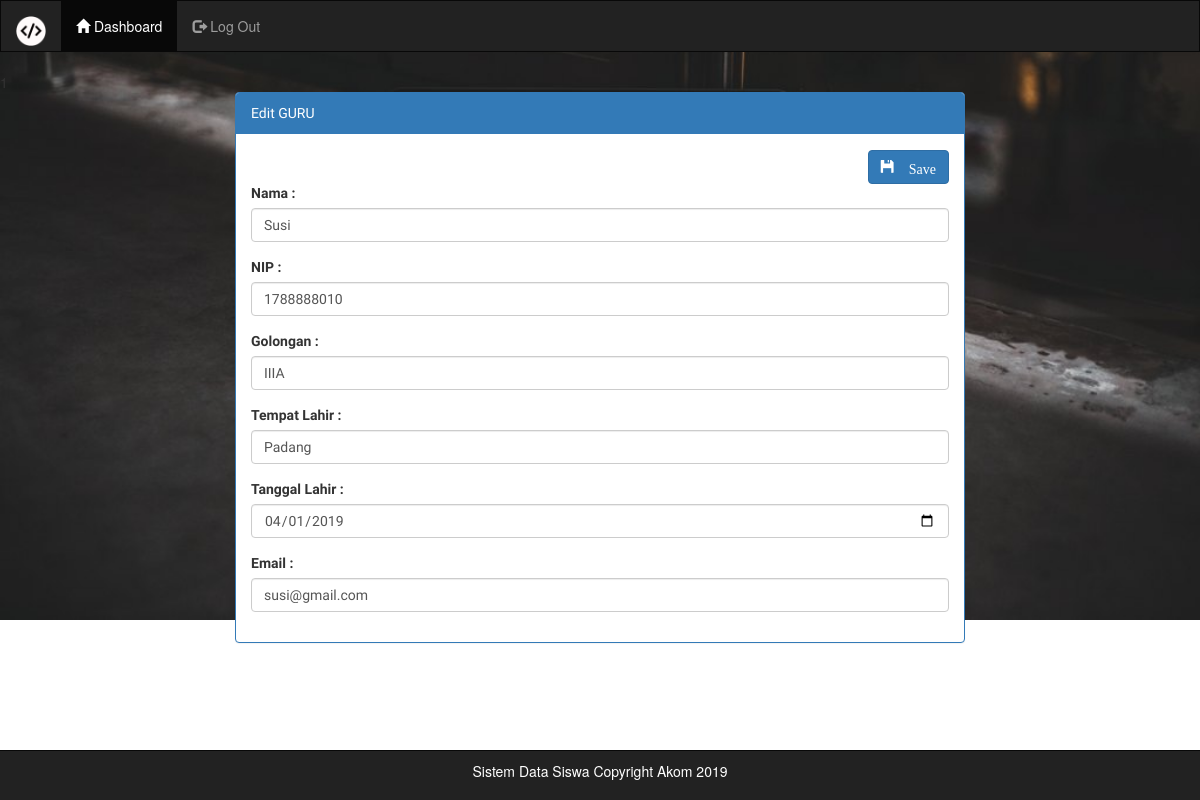
Page /form_editguru.php?id=1 on the committed database.
### tables this page shows
CREATE TABLE `tb_guru` (
  `id` int(30) NOT NULL,
  `nip` varchar(50) NOT NULL,
  `nama_guru` varchar(50) NOT NULL,
  `golongan` varchar(50) NOT NULL,
  `tempat_lahir` varchar(50) NOT NULL,
  `tgl_lahir` date NOT NULL,
  `email` varchar(50) NOT NULL
);

### form_editguru.php (the view, shortened to what this page needs)
<?php include 'header.php' ?>
<?php include 'config/koneksi.php' ?>
<?php  $id=$_GET['id'];
?>
<?php
$data = mysqli_query($conn,"select * from tb_guru where id='$id'");
				while($row=mysqli_fetch_array($data)){
?>
<div class="container">
	<div class="col-md-8 col-xs-offset-2">
		<div class="panel panel-primary tulisan">
					  <div class="panel-heading">Edit GURU
                                            </div>
<div class="panel-body">
<form action="update_guru.php" method="post">
	<div align="right">
<button class="glyphicon glyphicon-floppy-disk btn btn-primary" type="submit" name="submit">
Save
</button>
</div>
<div class="form-group">
<label for="nama">Nama : </label>
<input type="text" name="nama" id="nama" class="form-control" value="<?php echo $row['nama_guru'] ?>">
</div>
<div class="form-group">
<label for="nip">NIP : </label>
<input type="text" name="nip" id="nip" class="form-control" value="<?php echo $row['nip'] ?>">
</div>
<div class="form-group">
<label for="golongan">Golongan : </label>
<input type="text" name="golongan" id="golongan" class="form-control" value="<?php echo $row['golongan'] ?>">
</div>
<div class="form-group">
<label for="tempat_lahir">Tempat Lahir : </label>
<input type="text" name="tempat_lahir" id="tempat_lahir" class="form-control" value="<?php echo $row['tempat_lahir'] ?>">
</div>
<div class="form-group">
<label for="tanggal_lahir">Tanggal Lahir : </label>
<input type="date" name="tanggal_lahir" id="tanggal_lahir" class="form-control" value="<?php echo $row['tgl_lahir'] ?>">
</div>
<div class="form-group">
<label for="email">Email : </label>
<input type="text" name="email" id="email" class="form-control" value="<?php echo $row['email'] ?>">
</div>
</form>
                <?php } ?>
</div>
</div>
</div>
</div>
<?php include 'footer.php' ?>

### style.css (style rules this page uses)
.latarbelakang { background-image: url('css/img/black.jpg'); height: 100%; background-position: center; background-repeat: no-repeat; background-size: cover; background-position-y: -180px; }
.tulisan { font-family: 'Viga', sans-serif; }

### rows in the picture
tb_guru: nama "Susi", nip "1788888010", golongan "IIIA", tempat_lahir "Padang", tanggal_lahir "04/01/2019", email "susi@gmail.com"
